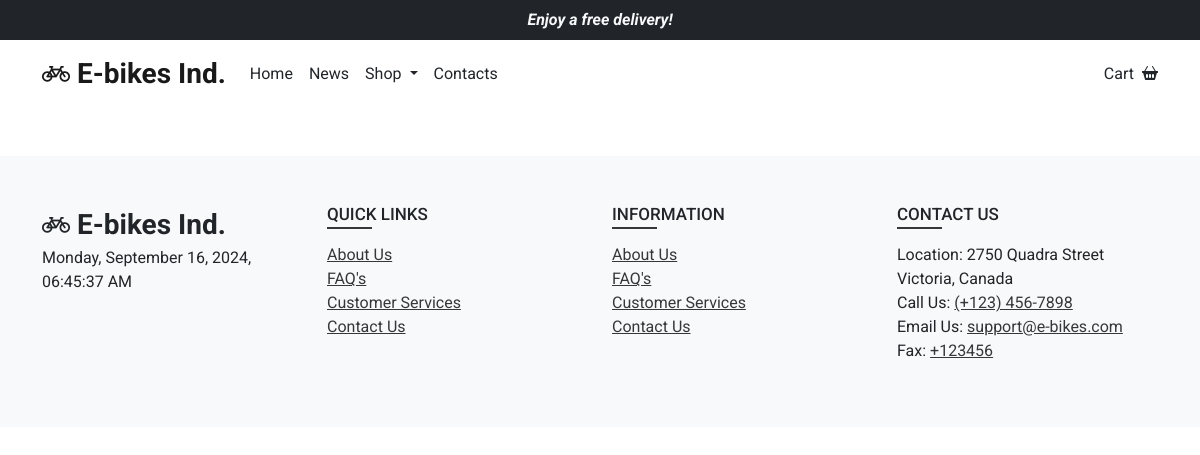
The page /news/ on the database as committed earlier.
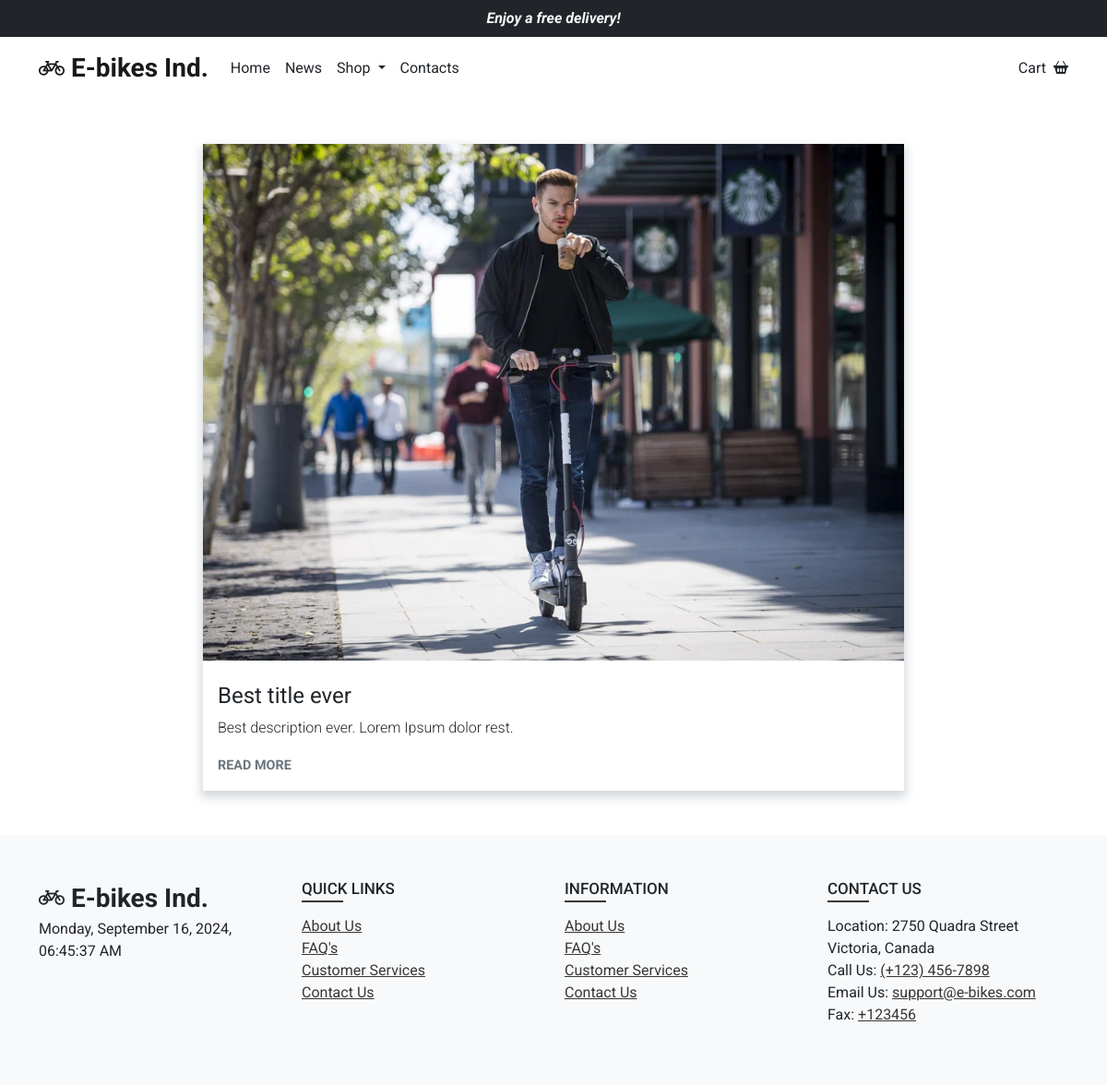
The same page on the database as committed later.
### app/database.py (models this page shows, shortened)
class News(db.Model):
    __tablename__ = "news"
    id = Column(Integer, primary_key=True)
    title = Column(String(80), unique=True, nullable=False)
    description = Column(String(), unique=True, nullable=False)
    img_path = Column(String(), unique=True, nullable=False)
    date = Column(DateTime, default=datetime.datetime.now(datetime.timezone.utc))

### app/routes/news/news.py (the view)
@bp.route('/')
def index():
    news = db.session.query(News).all()
    return render_template('news.html', news=news)

### app/templates/news.html (shortened to what this page needs)
{% extends 'base.html' %}
{% block content %}
<div class="container">
    {% for item in news %}
    <div class="row justify-content-center pt-5">
        <div class="col-md-8 col-12 news-container">
            <a class="d-block" href="{{ url_for('news.news', id=item.id) }}">
              <div class="wrapper-news-img">
                <div class="news-img" style="background-image: url({{ url_for('static', filename=item.img_path) }})"></div>
              </div>
            </a>
            <div class="p-3">
                <h3 class="fs-4 pt-2 fw-normal">{{ item.title }}</h3>
                <p class="fw-light">{{ item.description }}</p>
                <a href="{{ url_for('news.news', id=item.id) }}" class="text-uppercase text-secondary text-decoration-none my-2 fw-bold read-more">Read More</a>
            </div>
        </div>
    </div>
    {% endfor %}
</div>
{% endblock content %}

### app/templates/base.html (shortened to what this page needs)
<!DOCTYPE html>
<html>
  <head>
    <link
      href="https://cdn.jsdelivr.net/npm/bootstrap@5.0.2/dist/css/bootstrap.min.css"
      rel="stylesheet"
    />
    <link
      rel="stylesheet"
      href="https://cdn.jsdelivr.net/npm/bootstrap-icons@1.5.0/font/bootstrap-icons.css"
    />
    <link rel="stylesheet" href="{{ url_for('static', filename='css/custom.css') }}" />
    <link rel="stylesheet" href="{{ url_for('static', filename='css/fonts.css') }}" />
    <link
      rel="stylesheet"
      href="https://cdn.jsdelivr.net/npm/@fancyapps/ui@5.0/dist/carousel/carousel.css"
    />
  </head>
  <body>
    <div
      class="container-fluid p-0 py-2 bg-dark text-light text-center fw-bold fst-italic"
    >
      Enjoy a free delivery!
    </div>
    <nav class="navbar navbar-expand-lg navbar-light">
      <div class="container-sm">
        <a class="navbar-brand fw-bold fs-3" href="#"
          ><i class="bi bi-bicycle"></i> E-bikes Ind.</a
        >
        <div class="collapse navbar-collapse" id="navbarSupportedContent">
          <ul class="navbar-nav me-auto mb-2 mb-lg-0">
            <li class="nav-item">
              <a class="nav-link text-dark" aria-current="page" href="{{ url_for('index.index') }}"
                >Home</a
              >
            </li>
            <li class="nav-item">
              <a class="nav-link text-dark" href="{{ url_for('news.index') }}">News</a>
            </li>
            <li class="nav-item dropdown">
              <a
                class="nav-link dropdown-toggle text-dark"
                href="{{ url_for('shop.index') }}"
                id="navbarDropdown"
                role="button"
                data-bs-toggle="dropdown"
                aria-expanded="false"
              >
                Shop
              </a>
            </li>
            <li class="nav-item">
              <a class="nav-link text-dark" href="{{ url_for('index.contacts') }}">Contacts</a>
            </li>
          </ul>
          <div class="d-flex">
            <a class="nav-link text-dark p-0" href="{{ url_for('cart.index')}}"
              >Cart<i class="bi bi-basket2-fill ps-2"></i
            ></a>
          </div>
        </div>
      </div>
    </nav>
    {% block content %}{% endblock content %}
    <div class="w-100 mt-5 bg-light">
      <div class="container py-5">
        <div class="row">
          <div class="col-lg-3 col-md-6 col-sm-6">
            <div class="single-footer-widget">
              <div class="logo">
                <a class="fw-bold fs-3 text-decoration-none text-dark" href="#">
                  <i class="bi bi-bicycle"></i>
                  E-bikes Ind.</a>
              </div>
              <p id="current-time"></p>
            </div>
          </div>
          <div class="col-lg-3 col-md-6 col-sm-6">
            <div class="single-footer-widget">
              <h3>Quick Links</h3>
              <ul class="quick-links">
                <li><a href="#">About Us</a></li>
                <li><a href="#">FAQ's</a></li>
                <li><a href="#">Customer Services</a></li>
                <li><a href="#">Contact Us</a></li>
              </ul>
            </div>
          </div>
          <div class="col-lg-3 col-md-6 col-sm-6">
            <div class="single-footer-widget">
              <h3>Information</h3>
              <ul class="information-links">
                <li><a href="#">About Us</a></li>
                <li><a href="#">FAQ's</a></li>
                <li><a href="#">Customer Services</a></li>
                <li><a href="#">Contact Us</a></li>
              </ul>
            </div>
          </div>
          <div class="col-lg-3 col-md-6 col-sm-6">
            <div class="single-footer-widget">
              <h3>Contact Us</h3>
              <ul class="footer-contact-info">
                <li>
                   Location: 2750 Quadra
                  Street Victoria, Canada
                </li>
                <li>
                   Call Us:
                  <a href="tel:+1234567898">(+123) 456-7898</a>
                </li>
                <li>
                   Email Us:
                  <a href="mailto:support@e-bikes.com">support@e-bikes.com</a>
                </li>
                <li>
                   Fax:
                  <a href="tel:+123456">+123456</a>
                </li>
              </ul>
            </div>
          </div>
        </div>
      </div>
    </div>
  </body>
</html>

### app/static/css/custom.css (style rules this page uses)
.single-footer-widget h3 { font-size: 17px; text-transform: uppercase; position: relative; margin-bottom: 14px; padding-bottom: 5px; }
.single-footer-widget h3::before { content: ""; position: absolute; bottom: 0; left: 0; background: #373737; width: 45px; height: 2px; }
.single-footer-widget a { color: #373737; }
.single-footer-widget ul { list-style: none; padding-left: 0; }
.news-container { -webkit-box-shadow: 0px 5px 10px 2px rgba(34, 60, 80, 0.2); -moz-box-shadow: 0px 5px 10px 2px rgba(34, 60, 80, 0.2); box-shadow: 0px 5px 10px 2px rgba(34, 60, 80, 0.2); padding: 0; }
.read-more { font-size: 0.9rem; }
.wrapper-news-img { transition: all 0.3s ease; }
.news-img { height: 35rem; background-repeat: no-repeat; background-size: cover; background-position: center; }

Rows that differ between the two databases and show on the page:
added News: img_path (picture), title "Best title ever", description "Best description ever. Lorem Ipsum dolor rest."
